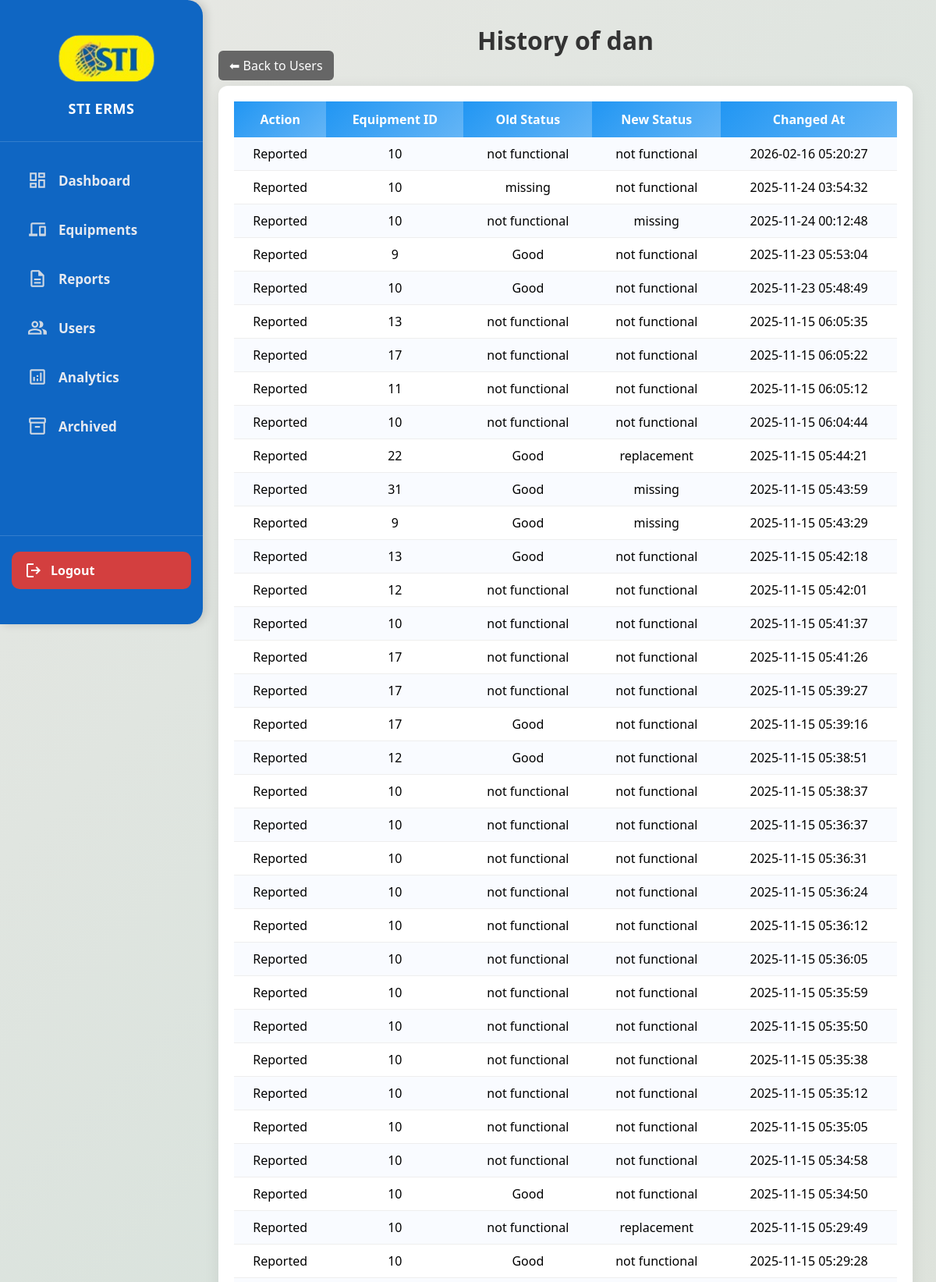
Screenshot of /admin_side/Users/user_history.php?id=66 (signed in, upper part) with the database file from the repository.
### tables this page shows
CREATE TABLE `users` (
  `user_id` int(11) NOT NULL,
  `username` varchar(50) NOT NULL,
  `password` varchar(255) NOT NULL,
  `role` enum('admin','maintenance','Staff') NOT NULL,
  `status` varchar(50) DEFAULT 'active',
  `created_at` timestamp NOT NULL DEFAULT current_timestamp()
);

CREATE TABLE `equipment_history` (
  `history_id` int(11) NOT NULL,
  `equipment_id` int(11) NOT NULL,
  `action` varchar(100) NOT NULL,
  `old_status` varchar(50) DEFAULT NULL,
  `new_status` varchar(50) DEFAULT NULL,
  `changed_by` int(11) DEFAULT NULL,
  `changed_at` timestamp NOT NULL DEFAULT current_timestamp()
);

### admin_side/Users/user_history.php (the view, shortened to what this page needs)
<?php
include("../sidebar.php");
include("../pass-down-method.php");
$user_id = $_GET['id'] ?? null;
try {
    $stmt = $conn->prepare("SELECT username FROM users WHERE user_id = ?");
    $stmt->bind_param("i", $user_id);
    $stmt->execute();
    $user = $stmt->get_result()->fetch_assoc();
    $stmt = $conn->prepare("
        SELECT equipment_id, action, old_status, new_status, changed_at
        FROM equipment_history
        WHERE changed_by = ?
        ORDER BY changed_at DESC
    ");
    $stmt->bind_param("i", $user_id);
    $stmt->execute();
    $result = $stmt->get_result();
    $rows = $result->fetch_all(MYSQLI_ASSOC);
} catch (Exception $e) {
    echo "<p style='color:red;text-align:center;'>Error loading history.</p>";
    exit;
}
?>
<!DOCTYPE html>
<html lang="en">
<head>
</head>
<body>
<div class="main-content">
    <h1>History of <?= htmlspecialchars($user['username']) ?></h1>
    <div style="margin-bottom:15px;">
        <a href="users.php" class="btn-back">⬅ Back to Users</a>
    </div>
    <div class="table-container">
        <?php if (!empty($rows)): ?>
            <table>
                <tr>
                     <th>Action</th>
                    <th>Equipment ID</th>
                    <th>Old Status</th>
                    <th>New Status</th>
                    <th>Changed At</th>
                </tr>
                <?php foreach ($rows as $row): ?>
                <tr>
                    <td><?= htmlspecialchars($row["action"]) ?></td>
                    <td><?= htmlspecialchars($row["equipment_id"]) ?></td>
                    <td><?= htmlspecialchars($row["old_status"]) ?></td>
                    <td><?= htmlspecialchars($row["new_status"]) ?></td>
                    <td><?= htmlspecialchars($row["changed_at"]) ?></td>
                </tr>
                <?php endforeach; ?>
            </table>
        <?php else: ?>
            <p style="text-align:center; color:blue;">No history found for this user.</p>
        <?php endif; ?>
    </div>
</div>
</body>
</html>

### admin_side/sidebar.css (style rules this page uses)
* { margin: 0; padding: 0; box-sizing: border-box; }

### admin_side/Users/user_history.php (style rules this page uses)
body { font-family: "Segoe UI", Arial, sans-serif; background: linear-gradient(135deg, #e8e8e4, #d8e2dc, #ece4db); margin: 0; padding: 0; display: flex; }
.main-content { flex-grow: 1; margin-left: 250px; padding: 30px; min-height: 100vh; }
h1 { text-align: center; color: #333; font-weight: 600; }
.table-container { background: #fff; padding: 20px; border-radius: 12px; box-shadow: 0 4px 20px rgba(0,0,0,0.08); }
table { width: 100%; border-collapse: collapse; }
th { background: linear-gradient(135deg, #2196f3, #64b5f6); color: white; padding: 12px; }
td { text-align: center; padding: 10px; border-bottom: 1px solid #eee; }
tr:nth-child(even) td { background: #f9fbff; }
.btn-back { background: #666; color: #fff; padding: 8px 14px; border: none; border-radius: 6px; text-decoration: none; }

### rows the page displays
users: username "dan"
equipment_history: action "Reported", equipment "10", old_status "not functional", new_status "not functional", changed_at "2026-02-16 05:20:27"
equipment_history: action "Reported", equipment "10", old_status "missing", new_status "not functional", changed_at "2025-11-24 03:54:32"
equipment_history: action "Reported", equipment "10", old_status "not functional", new_status "missing", changed_at "2025-11-24 00:12:48"
equipment_history: action "Reported", equipment "9", old_status "Good", new_status "not functional", changed_at "2025-11-23 05:53:04"
equipment_history: action "Reported", equipment "10", old_status "Good", new_status "not functional", changed_at "2025-11-23 05:48:49"
equipment_history: action "Reported", equipment "13", old_status "not functional", new_status "not functional", changed_at "2025-11-15 06:05:35"
equipment_history: action "Reported", equipment "17", old_status "not functional", new_status "not functional", changed_at "2025-11-15 06:05:22"
equipment_history: action "Reported", equipment "11", old_status "not functional", new_status "not functional", changed_at "2025-11-15 06:05:12"
equipment_history: action "Reported", equipment "10", old_status "not functional", new_status "not functional", changed_at "2025-11-15 06:04:44"
equipment_history: action "Reported", equipment "22", old_status "Good", new_status "replacement", changed_at "2025-11-15 05:44:21"
equipment_history: action "Reported", equipment "31", old_status "Good", new_status "missing", changed_at "2025-11-15 05:43:59"
equipment_history: action "Reported", equipment "9", old_status "Good", new_status "missing", changed_at "2025-11-15 05:43:29"
equipment_history: action "Reported", equipment "13", old_status "Good", new_status "not functional", changed_at "2025-11-15 05:42:18"
equipment_history: action "Reported", equipment "12", old_status "not functional", new_status "not functional", changed_at "2025-11-15 05:42:01"
equipment_history: action "Reported", equipment "10", old_status "not functional", new_status "not functional", changed_at "2025-11-15 05:41:37"
equipment_history: action "Reported", equipment "17", old_status "not functional", new_status "not functional", changed_at "2025-11-15 05:41:26"
equipment_history: action "Reported", equipment "17", old_status "not functional", new_status "not functional", changed_at "2025-11-15 05:39:27"
equipment_history: action "Reported", equipment "17", old_status "Good", new_status "not functional", changed_at "2025-11-15 05:39:16"
equipment_history: action "Reported", equipment "12", old_status "Good", new_status "not functional", changed_at "2025-11-15 05:38:51"
equipment_history: action "Reported", equipment "10", old_status "not functional", new_status "not functional", changed_at "2025-11-15 05:38:37"
equipment_history: action "Reported", equipment "10", old_status "not functional", new_status "not functional", changed_at "2025-11-15 05:36:37"
equipment_history: action "Reported", equipment "10", old_status "not functional", new_status "not functional", changed_at "2025-11-15 05:36:31"
equipment_history: action "Reported", equipment "10", old_status "not functional", new_status "not functional", changed_at "2025-11-15 05:36:24"
equipment_history: action "Reported", equipment "10", old_status "not functional", new_status "not functional", changed_at "2025-11-15 05:36:12"
equipment_history: action "Reported", equipment "10", old_status "not functional", new_status "not functional", changed_at "2025-11-15 05:36:05"
equipment_history: action "Reported", equipment "10", old_status "not functional", new_status "not functional", changed_at "2025-11-15 05:35:59"
equipment_history: action "Reported", equipment "10", old_status "not functional", new_status "not functional", changed_at "2025-11-15 05:35:50"
equipment_history: action "Reported", equipment "10", old_status "not functional", new_status "not functional", changed_at "2025-11-15 05:35:38"
equipment_history: action "Reported", equipment "10", old_status "not functional", new_status "not functional", changed_at "2025-11-15 05:35:12"
equipment_history: action "Reported", equipment "10", old_status "not functional", new_status "not functional", changed_at "2025-11-15 05:35:05"
equipment_history: action "Reported", equipment "10", old_status "not functional", new_status "not functional", changed_at "2025-11-15 05:34:58"
equipment_history: action "Reported", equipment "10", old_status "Good", new_status "not functional", changed_at "2025-11-15 05:34:50"
equipment_history: action "Reported", equipment "10", old_status "not functional", new_status "replacement", changed_at "2025-11-15 05:29:49"
equipment_history: action "Reported", equipment "10", old_status "Good", new_status "not functional", changed_at "2025-11-15 05:29:28"
